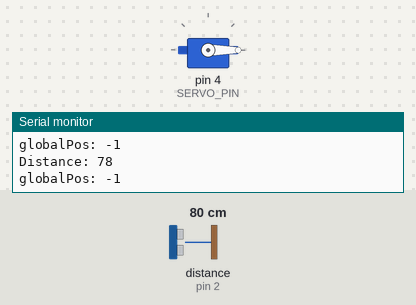
A sketch run on a simulated Arduino Uno, built with avr-gcc and run on an emulated ATmega328P. On the bench: servo, the last lines printed to the serial monitor. Wiring (inferred from the names in the program): ultrasonic range finder: trigger pin 3; echo pin 2. Inputs (shaded band) come from the test bench; at power-on: distance to the obstacle (sensor on pin 2) 80 cm. The echo pulse lasts 58.3 µs per cm.

Above: at 1.2 s.
1.3 s: distance to the obstacle (sensor on pin 2) set to 23 cm
2.8 s: distance to the obstacle (sensor on pin 2) set to 18 cm
At 4.0 s:
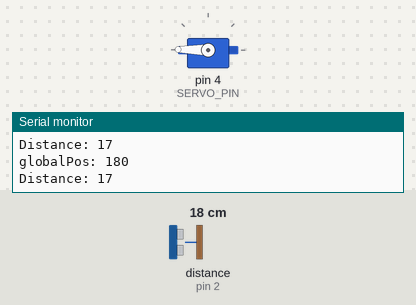
4.3 s: distance to the obstacle (sensor on pin 2) set to 120 cm
At 5.2 s:
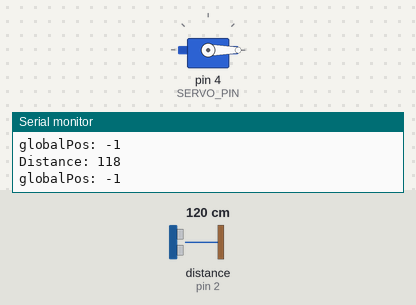
5.8 s: distance to the obstacle (sensor on pin 2) set to 2 cm
At 6.1 s:
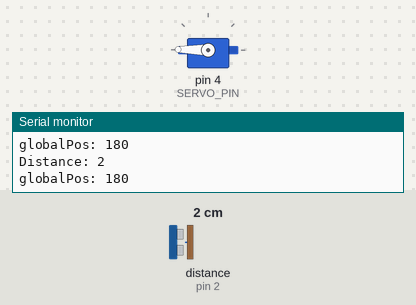
Timing chart, 0 to 8.3 s (numbered marks = the images above; inputs shaded):
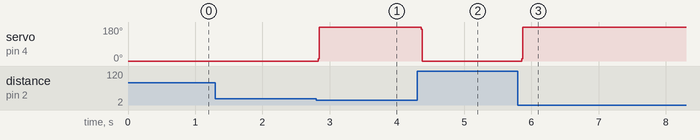

The sketch:

robot_arm.ino
```cpp
#include <Servo.h>

Servo s;
const int SERVO_PIN = 4;
const int TRIG_PIN = 3;
const int ECHO_PIN = 2;
const int DISTANCE_TO_PICK = 20;
long duration;
int distance;
int globalServoPosition = 0;

void setup (){
  s.attach(SERVO_PIN);
  s.write(0);
  pinMode(TRIG_PIN, OUTPUT);
  pinMode(ECHO_PIN, INPUT);
  Serial.begin(9600); // Starts the serial communication
}

void pick() {
    while(globalServoPosition < 180) {
      s.write(globalServoPosition);
      globalServoPosition++;
    }
}

void drop() {
    while(globalServoPosition >= 0) {
      s.write(globalServoPosition);
      globalServoPosition--;
    }
}

int getDistance() {
  digitalWrite(TRIG_PIN, LOW);
  delayMicroseconds(2);
  digitalWrite(TRIG_PIN, HIGH);
  delayMicroseconds(10);
  digitalWrite(TRIG_PIN, LOW);
  duration = pulseIn(ECHO_PIN, HIGH);
  distance= duration*0.034/2;
  Serial.print("Distance: ");
  Serial.println(distance);
  Serial.print("globalPos: ");
  Serial.println(globalServoPosition);
  return distance;
}

void loop(){
  int totalDistance = getDistance();

  if(totalDistance < DISTANCE_TO_PICK ) {
    pick();
  }else{
    drop();
  }
} 
```

Measured:
- the behaviour switches between 21 and 20 cm on distance to the obstacle (sensor on pin 2) (found by bisection; images 0 and 1)
- after the input at 2.8 s, servo on pin 4 (SERVO_PIN): 0° → 179° at once
- after the input at 4.3 s, servo on pin 4 (SERVO_PIN): 179° → 0° after 0.06 s
- after the input at 5.8 s, servo on pin 4 (SERVO_PIN): 0° → 179° after 0.06 s
